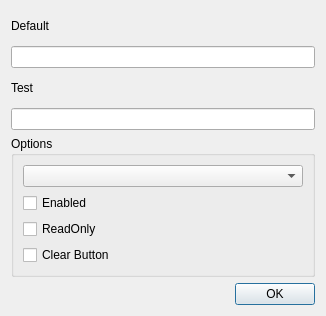
<?xml version="1.0" encoding="UTF-8"?>
<ui version="4.0">
 <class>Dialog</class>
 <widget class="QDialog" name="Dialog">
  <property name="geometry">
   <rect>
    <x>0</x>
    <y>0</y>
    <width>326</width>
    <height>316</height>
   </rect>
  </property>
  <property name="windowTitle">
   <string>Dialog</string>
  </property>
  <layout class="QVBoxLayout" name="verticalLayout_2">
   <item>
    <widget class="QLabel" name="label">
     <property name="text">
      <string>Default</string>
     </property>
    </widget>
   </item>
   <item>
    <widget class="QLineEdit" name="txtDefault"/>
   </item>
   <item>
    <widget class="QLabel" name="label_2">
     <property name="text">
      <string>Test</string>
     </property>
    </widget>
   </item>
   <item>
    <widget class="QLineEdit" name="txtTest"/>
   </item>
   <item>
    <widget class="QGroupBox" name="groupBox">
     <property name="title">
      <string>Options</string>
     </property>
     <layout class="QVBoxLayout" name="verticalLayout">
      <item>
       <widget class="QComboBox" name="cmbEcho"/>
      </item>
      <item>
       <widget class="QCheckBox" name="chkEnabled">
        <property name="text">
         <string>Enabled</string>
        </property>
       </widget>
      </item>
      <item>
       <widget class="QCheckBox" name="chkReadOnly">
        <property name="text">
         <string>ReadOnly</string>
        </property>
       </widget>
      </item>
      <item>
       <widget class="QCheckBox" name="chkClearButton">
        <property name="text">
         <string>Clear Button</string>
        </property>
       </widget>
      </item>
     </layout>
    </widget>
   </item>
   <item>
    <widget class="QDialogButtonBox" name="buttonBox">
     <property name="standardButtons">
      <set>QDialogButtonBox::Ok</set>
     </property>
    </widget>
   </item>
  </layout>
 </widget>
 <resources/>
 <connections/>
</ui>
